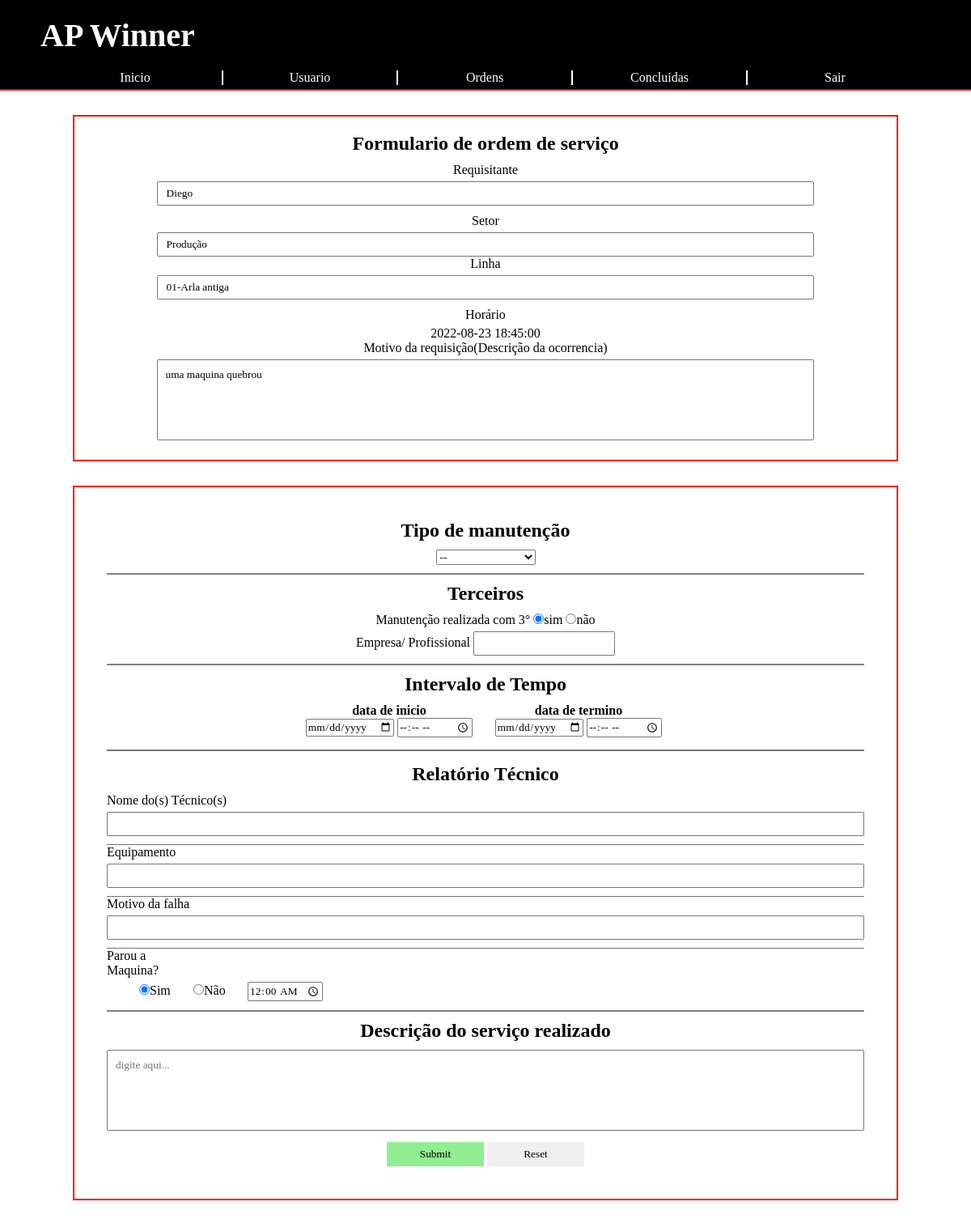
The app's page /requisicao.php?id=5 (signed in) with its own data.
### tables this page shows
CREATE TABLE `ordemservico` (
  `id` int(11) NOT NULL,
  `nomeRequisitante` varchar(80) NOT NULL,
  `setor` varchar(20) NOT NULL,
  `linhaProducao` varchar(40) DEFAULT NULL,
  `dataRequisicao` datetime NOT NULL,
  `tipoManutencao` varchar(20) NOT NULL,
  `nomeManutencao` varchar(50) NOT NULL,
  `dataInicio` datetime NOT NULL,
  `dataTermino` datetime NOT NULL,
  `parteProblema` varchar(50) NOT NULL,
  `motivoProblema` text NOT NULL,
  `descricaoRequisicao` text NOT NULL,
  `solucao` text NOT NULL,
  `tempo_parada` time NOT NULL,
  `nomeTerceiros` varchar(30) DEFAULT NULL,
  `concluido` int(1) NOT NULL DEFAULT 0
);

### php/mostra_dados_req.php (the view, shortened to what this page needs)
<?php
    include 'config.php';
    $id = $_GET['id'];
    $sql = "SELECT * FROM `ordemservico` WHERE id = $id LIMIT 1";
    $result = mysqli_query($conn, $sql);
    $linha = mysqli_fetch_array($result);
?>
	<section class="requisitante">
		<form>
			<h2>Formulario de ordem de serviço</h2>
			<div class="setor">
				<div><label>Requisitante</label></div>
				<div><input type="text" name="nome" value="<?php echo $linha['nomeRequisitante']?>" readonly></div>
			</div>
			<div class="setor">
				<div><label>Setor</label></div>
				<div><input type="text" name="nome" value="<?php echo $linha['setor']?>" readonly></div>
				<div><label>Linha</label></div>
				<div><input type="text" name="nome" value="<?php echo $linha['linhaProducao']?>" readonly></div>
			</div>
            <div>
                <div><label>Horário</label></div>
                <div><?php echo $linha['dataRequisicao']?></div>
            </div>
			<div class="setor">
				<div><label>Motivo da requisição(Descrição da ocorrencia)</label></div>
				<div><textarea name="descricao" id="descricao" readonly><?php echo $linha['descricaoRequisicao']?></textarea></div>
			</div>
		</form>
	</section>

### css/style.css (style rules this page uses)
* { margin:0; padding:0; font-family: calibri; box-sizing: border-box; }
form { box-sizing: border-box; width:85%; margin: 20px auto; text-align: center; border: 2px solid red; padding-top: 20px; padding-bottom: 10px; }
form h2 { padding-bottom: 10px; }
form .setor, form .data { padding-bottom: 10px; }
form label { display: inline-block; padding-bottom: 5px; }
form input[type=text][name=nome] { width: 80%; height: 30px; box-sizing: border-box; padding: 10px; }
form textarea { width: 80%; height: 100px; box-sizing: border-box; padding: 10px; resize: none; }
section.requisitante { width: 100%; max-width: 1280px; margin: 30px auto; }

### records on screen
ordemservico: nome "Diego", nome "Produção", nome "01-Arla antiga", dataRequisicao "2022-08-23 18:45:00", descricao "uma maquina quebrou"
